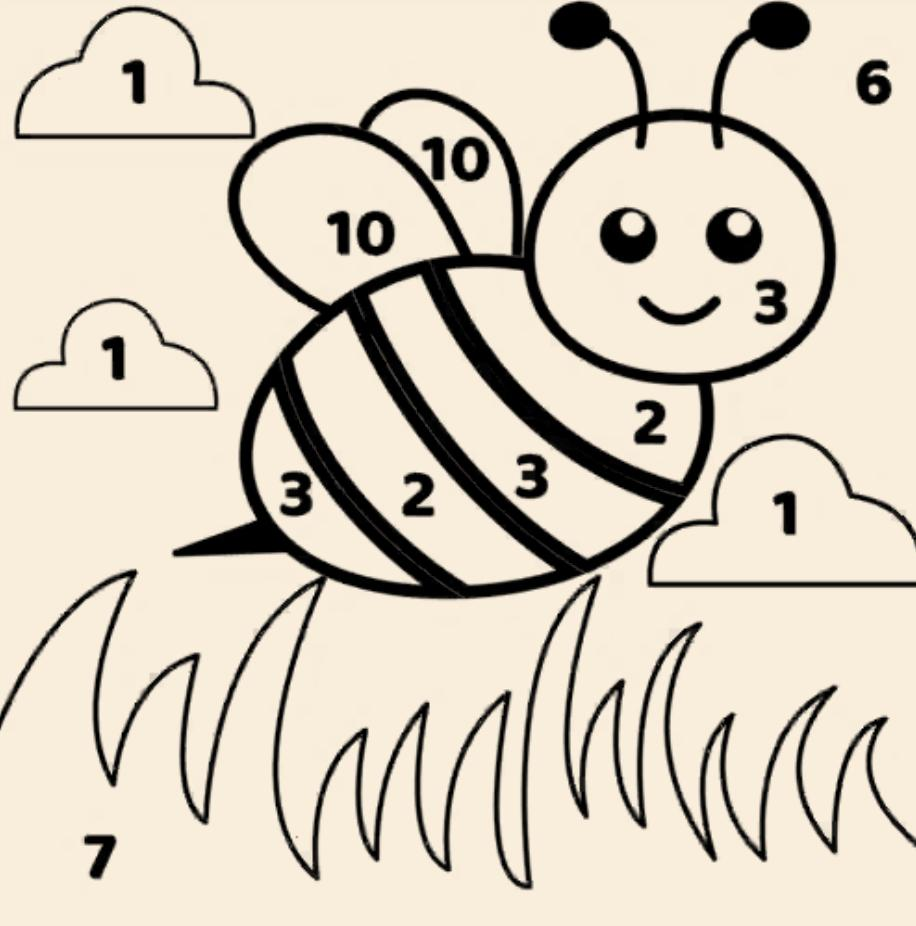
#> input picture GameEditor/bee.jpeg, 916 x 926 px
$ python main.py
#> lines starting #> are read from the running program, lines starting #| are printed output that depends on the picture; after the words box and inside, x2 and y2 are one past the last pixel; in counts of white or black regions, pixels touching at a corner belong together
import cv2

img=cv2.imread("bee.jpeg")
#> img is the input picture: shape (926, 916, 3); mean B, G, R 189.8, 205.3, 214.8
resized = cv2.resize(img, (512, 512))
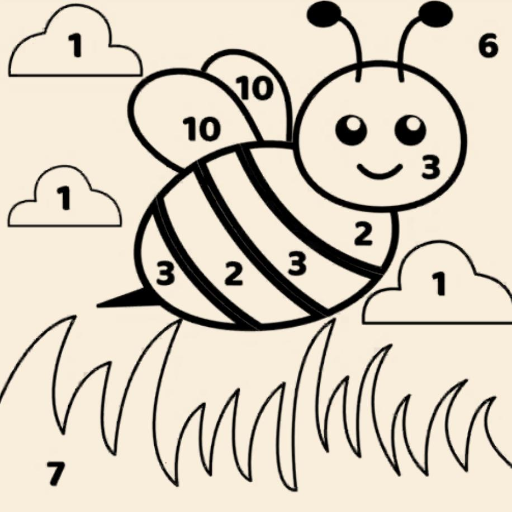
#> resized: shape (512, 512, 3); mean B, G, R 189.7, 205.2, 214.8
gray = cv2.cvtColor(resized, cv2.COLOR_BGR2GRAY)
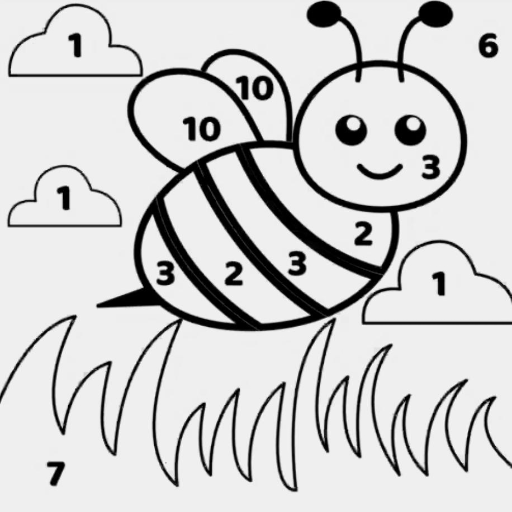
#> gray: shape (512, 512); min 0, max 251, mean 206.2
_, bw = cv2.threshold(gray, 128, 255, cv2.THRESH_BINARY_INV)
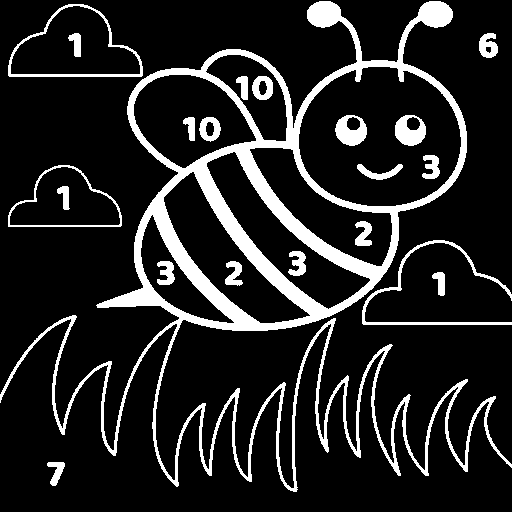
#> bw: shape (512, 512); 14.1% white; 21 white regions, largest, box (x1, y1, x2, y2) and area: (0, 1, 512, 492) 29047, (362, 240, 512, 325) 1170, (8, 4, 143, 77) 990

colored = cv2.cvtColor(bw, cv2.COLOR_GRAY2RGBA)
cv2.imwrite("bee_empty.png", colored)
